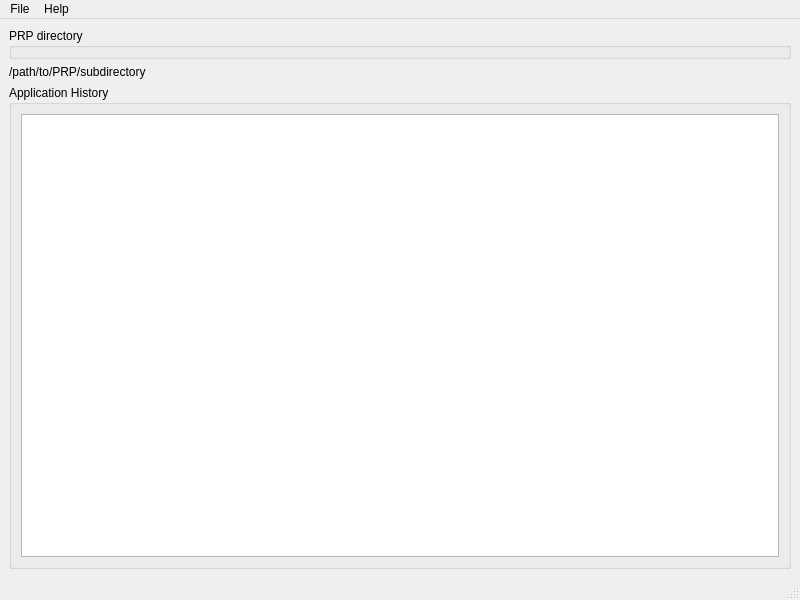
<?xml version="1.0" encoding="UTF-8"?>
<ui version="4.0">
 <class>MainWindow</class>
 <widget class="QMainWindow" name="MainWindow">
  <property name="geometry">
   <rect>
    <x>0</x>
    <y>0</y>
    <width>800</width>
    <height>600</height>
   </rect>
  </property>
  <property name="windowTitle">
   <string>MainWindow</string>
  </property>
  <widget class="QWidget" name="centralwidget">
   <layout class="QVBoxLayout" name="verticalLayout">
    <item>
     <widget class="QGroupBox" name="groupBox_2">
      <property name="title">
       <string>PRP directory</string>
      </property>
     </widget>
    </item>
    <item>
     <widget class="QLabel" name="prp_path">
      <property name="text">
       <string>/path/to/PRP/subdirectory</string>
      </property>
     </widget>
    </item>
    <item>
     <layout class="QVBoxLayout" name="verticalLayout_2">
      <item>
       <widget class="QGroupBox" name="groupBox">
        <property name="title">
         <string>Application History</string>
        </property>
        <layout class="QVBoxLayout" name="verticalLayout_3">
         <item>
          <widget class="QPlainTextEdit" name="history">
           <property name="lineWrapMode">
            <enum>QPlainTextEdit::NoWrap</enum>
           </property>
          </widget>
         </item>
        </layout>
       </widget>
      </item>
     </layout>
    </item>
   </layout>
  </widget>
  <widget class="QMenuBar" name="menubar">
   <property name="geometry">
    <rect>
     <x>0</x>
     <y>0</y>
     <width>800</width>
     <height>38</height>
    </rect>
   </property>
   <widget class="QMenu" name="menuFile">
    <property name="title">
     <string>File</string>
    </property>
    <addaction name="actionOpen_Reviewers"/>
    <addaction name="separator"/>
    <addaction name="actionExit"/>
   </widget>
   <widget class="QMenu" name="menuHelp">
    <property name="title">
     <string>Help</string>
    </property>
    <addaction name="actionAbout"/>
   </widget>
   <addaction name="menuFile"/>
   <addaction name="menuHelp"/>
  </widget>
  <widget class="QStatusBar" name="statusbar"/>
  <action name="actionHelp">
   <property name="text">
    <string>Help</string>
   </property>
  </action>
  <action name="actionAbout">
   <property name="text">
    <string>About ...</string>
   </property>
  </action>
  <action name="actionOpen_Reviewers">
   <property name="text">
    <string>Open Panel ...</string>
   </property>
  </action>
  <action name="actionExit">
   <property name="text">
    <string>Exit</string>
   </property>
  </action>
 </widget>
 <resources/>
 <connections/>
</ui>
